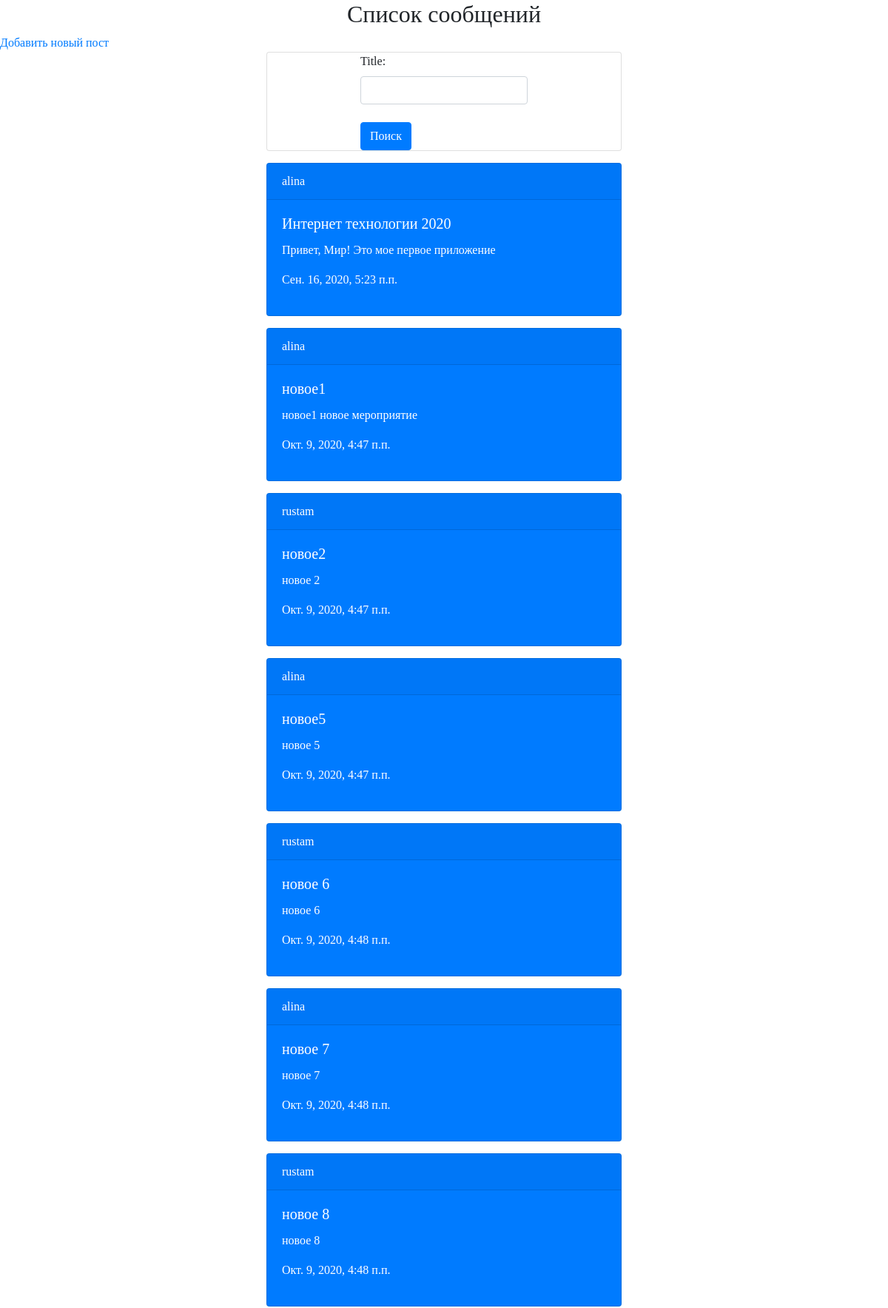
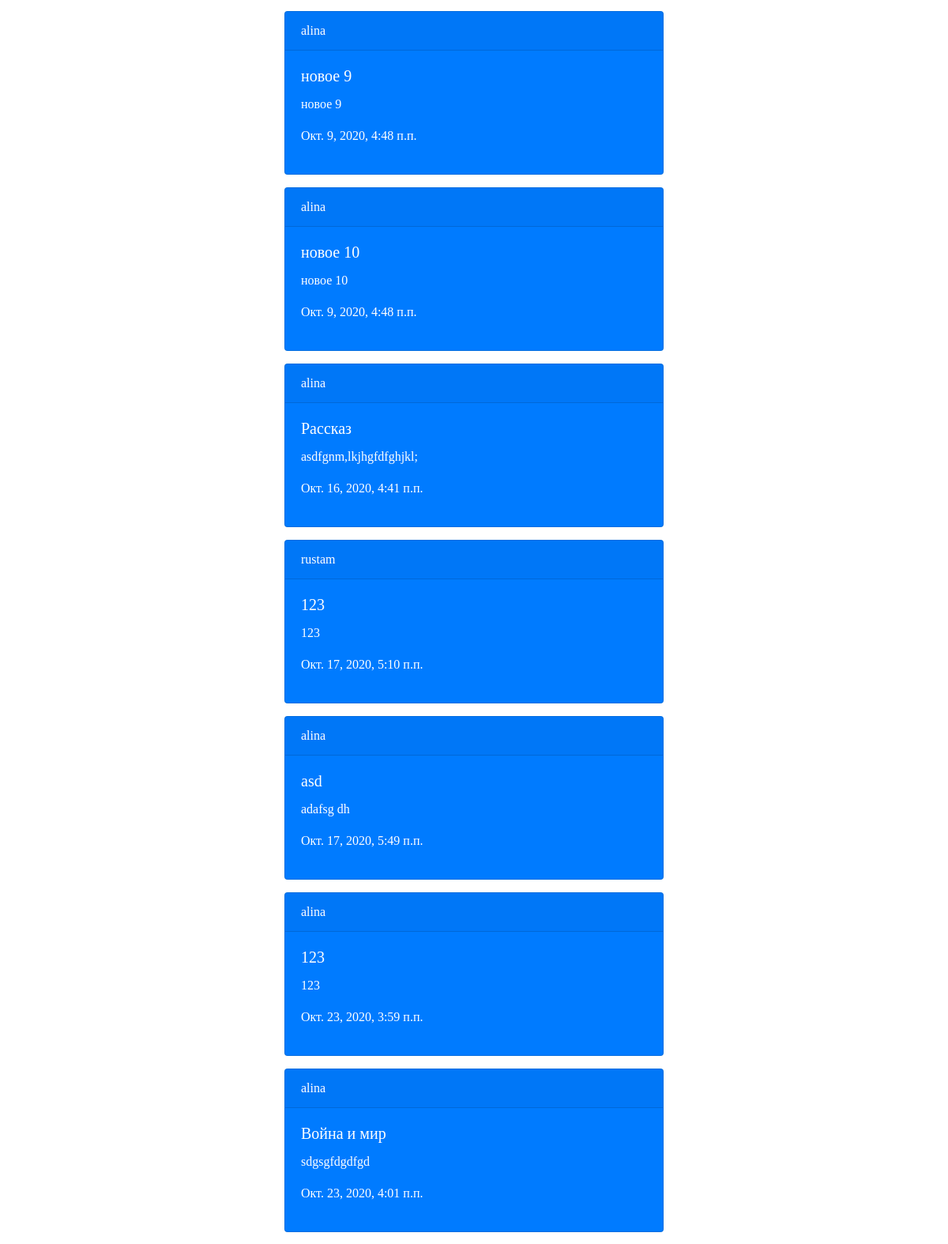
Page /list/ (upper part) on the committed database (2 pictures, top to bottom).
### firstapp/models.py (models this page shows, shortened)
class Post(models.Model):
    author = models.ForeignKey(settings.AUTH_USER_MODEL, on_delete=models.CASCADE)
    title = models.CharField(max_length=200)
    text = models.TextField()
    created_date = models.DateTimeField(default=timezone.now)
    published_date = models.DateTimeField(blank=True, null=True)

### firstapp/views.py (the view)
# urls.py: path('list/', views.index, name='index'),
def index(request):
    qs = Post.objects.all()
    title_contains_query = request.GET.get('title_contains')
    print(title_contains_query)
    if title_contains_query != '' and title_contains_query is not None:
        qs = qs.filter(title__icontains=title_contains_query)
    context = {
        'queryset': qs
    }
    return render(request, 'firstapp/index.html', {"text": qs})

### firstapp/templates/firstapp/index.html (shortened to what this page needs)
<!DOCTYPE html>
{% load staticfiles %}
<html>
<head>
    <link rel="stylesheet" href="https://stackpath.bootstrapcdn.com/bootstrap/4.3.1/css/bootstrap.min.css"
>
    <link rel="stylesheet" href="{% static " css/styles.css" %}">
</head>
{% if text.count > 0 %}
<h2 align="center">Список сообщений</h2>
<a align="center" href='new/'>Добавить новый пост</a><br>
<div class="card   mb-3" style="width: 30em;margin:0 auto;">
    <form method="get" action=".">
        <label for="usr">Title:</label>
        <input name="title_contains" type="text" class="form-control" id="usr"><br>
        <button type="submit" class="btn btn-primary">Поиск</button>
    </form>
</div>
{% for post in text %}
<div class="card text-white bg-primary mb-3" style="width: 30em;margin:0 auto;">
    <div class="card-header">{{ post.author }}</div>
    <div class="card-body">
        <h5 class="card-title">{{ post.title }}</h5>
        <p class="card-text">{{ post.text }}</p>
        <p class="card-date">{{ post.published_date }}</p>
    </div>
</div>
{% endfor %}
{% endif %}
</html>

### static/css/styles.css (style rules this page uses)
form { display: inline-block; margin-left: auto; margin-right: auto; text-align: left; }

### rows in the picture
Post: author "alina", title "Интернет технологии 2020", text "Привет, Мир! Это мое первое приложение", published_date "Сен. 16, 2020, 5:23 п.п."
Post: author "alina", title "новое1", text "новое1 новое мероприятие", published_date "Окт. 9, 2020, 4:47 п.п."
Post: author "rustam", title "новое2", text "новое 2", published_date "Окт. 9, 2020, 4:47 п.п."
Post: author "alina", title "новое5", text "новое 5", published_date "Окт. 9, 2020, 4:47 п.п."
Post: author "rustam", title "новое 6", text "новое 6", published_date "Окт. 9, 2020, 4:48 п.п."
Post: author "alina", title "новое 7", text "новое 7", published_date "Окт. 9, 2020, 4:48 п.п."
Post: author "rustam", title "новое 8", text "новое 8", published_date "Окт. 9, 2020, 4:48 п.п."
Post: author "alina", title "новое 9", text "новое 9", published_date "Окт. 9, 2020, 4:48 п.п."
Post: author "alina", title "новое 10", text "новое 10", published_date "Окт. 9, 2020, 4:48 п.п."
Post: author "alina", title "Рассказ", text "asdfgnm,lkjhgfdfghjkl;", published_date "Окт. 16, 2020, 4:41 п.п."
Post: author "rustam", title "123", text "123", published_date "Окт. 17, 2020, 5:10 п.п."
Post: author "alina", title "asd", text "adafsg dh", published_date "Окт. 17, 2020, 5:49 п.п."
Post: author "alina", title "123", text "123", published_date "Окт. 23, 2020, 3:59 п.п."
Post: author "alina", title "Война и мир", text "sdgsgfdgdfgd", published_date "Окт. 23, 2020, 4:01 п.п."
